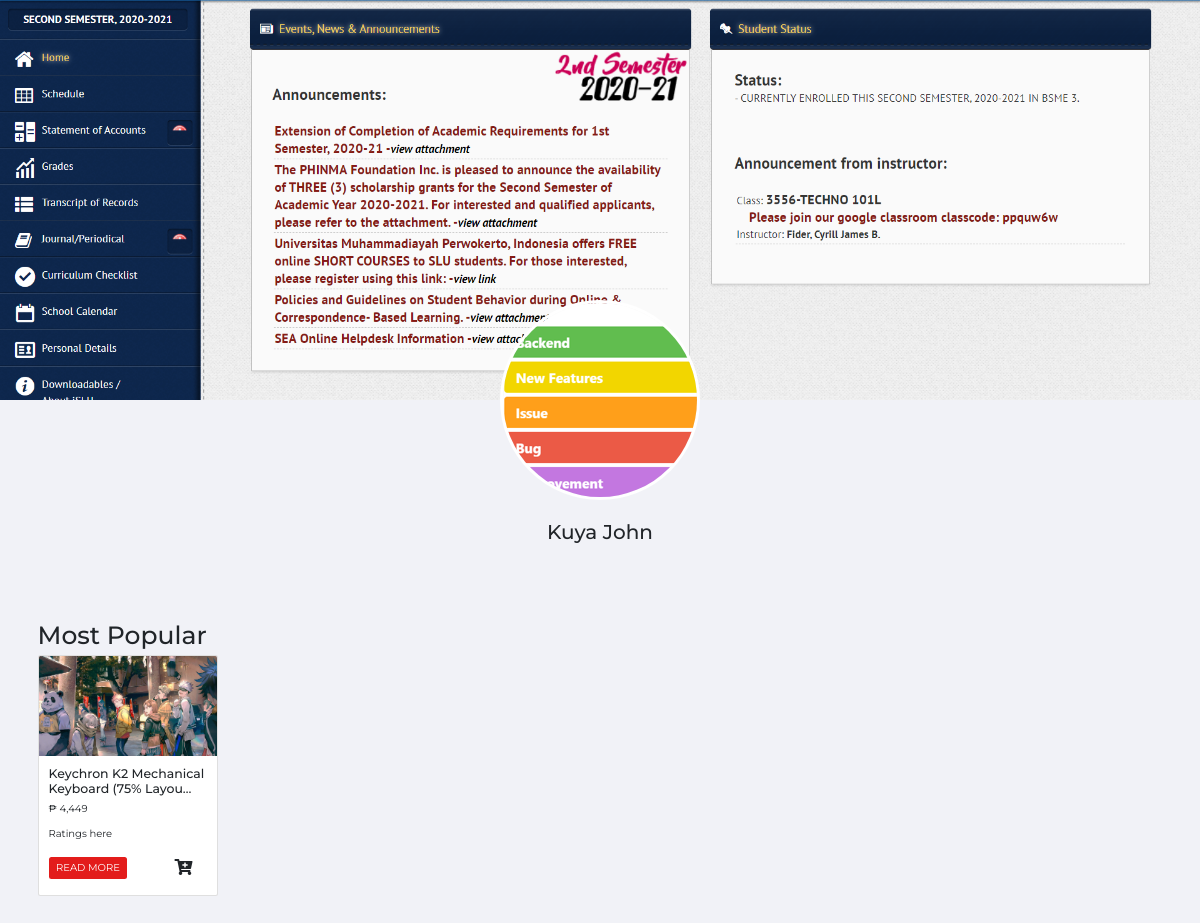
Screenshot of /stores/kuya-john/ with the database file from the repository.
### core/models.py (models this page shows, shortened)
class StoreProfile(models.Model):
    store = models.OneToOneField(Store, on_delete=models.CASCADE)
    store_profile = models.ImageField('Store profile photo', upload_to='store/profile', blank=True)
    store_cover = models.ImageField('Store cover photo', upload_to='store/cover', blank=True)

class Store(models.Model):
    store_help_text = 'Keep in mind you can only own one store at the moment'
    customer = models.OneToOneField(Customer, on_delete=models.CASCADE)
    store_name = models.CharField(max_length=250, help_text=store_help_text)
    location = models.CharField(max_length=500)
    slug = models.SlugField(blank=True, max_length=500)

class ProductCategory(models.Model):
    product = models.ForeignKey(Product, on_delete=models.CASCADE)
    category = models.ManyToManyField(Category)
    def get_absolute_url(self):
        return reverse('core:product-page', args=[self.product.store.slug, self.product.slug])
    class Meta:
        verbose_name_plural = 'Products has Categories'

class Product(models.Model):
    store = models.ForeignKey(Store, on_delete=models.CASCADE)
    name = models.CharField(max_length=250)
    slug = models.SlugField(blank=True, max_length=500)
    price = models.CharField(max_length=250)
    description = models.TextField(max_length=1000)
    create_date = models.DateTimeField()
    thumbnail = models.ImageField(upload_to='uploads')
    weight = models.DecimalField(max_digits=5, decimal_places=2, default=0, help_text='in kg')

### core/views.py (the view)
# urls.py: path('stores/<str:store>/', views.store_page, name='store-page'),
def store_page(request, store):
    obj = Store.objects.get(slug=store)
    store = StoreProfile.objects.get(store=obj)
    products = ProductCategory.objects.filter(product__store=store.store)
    context = {
        'store': store,
        'products': products,
    }
    return render(request, 'core/store.html', context)

### core/templates/core/store.html
{% extends 'core/base.html' %}
{% block content %}
<div class="store-container">
  <div class="store__header">
    <div class="store__cover">
        <img class="store__cover-img" src="{{ store.store_cover.url }}" alt="">
    </div>
    <div class="store__relative">
      <div class="store__profile">
        <div>
          <img class="store__profile-img" src="{{ store.store_profile.url }}" alt="">
        </div>
        <h2 class="store__profile-text text-center">{{ store.store.store_name }}</h2>
      </div>
    </div>
  </div>
  <div class="store__product">
  <div class="store__best">
    <div class="container pb-4">
      {% if products %}
        <h1>Most Popular</h1>
        {% include 'core/product_card.html' %}
      {% else %}
        <div class="store__none">
          This store has not yet posted any products to sell
        </div>
      {% endif %}
    </div>
  </div>
  </div>
</div>
{% endblock %}

### core/templates/core/product_card.html
<div class="row products__row">
  {% for prod in products %}
    <div class="col-xl-3 col-sm-6 col-12 mb-4 card card--custom" style="width: 18rem;">
      <div class="card__img">
        <img class="card-img-top" src="{{ prod.product.thumbnail.url }}" alt="Card image cap">
      </div>
      <div class="card-body card__body--column">
        <div class="card__text">
          <h5 class="card-title">{{ prod.product.name|truncatechars:43 }}</h5>
          <p class="product__price">₱ {{ prod.product.price }}</p>
        </div>
        <div class="card__btn">
        <p>Ratings here</p>
        <a href="{{ prod.get_absolute_url }}" class="btn btn-primary card-read">READ MORE</a>
        <a href="{{ prod.get_absolute_url }}" class="btn card-add"><i class="fas fa-cart-plus"></i></a>
        </div>
      </div>
    </div>
  {% endfor %}
</div>

### core/static/core/css/base.css (style rules this page uses)
:root { --background-color: #f1f2f7; --overlay-color: rgba(22, 29, 32, 0.6); --neutral-color: #fff; --neutral-color-darker: #d8e3e7; --primary-color: #e31c1b; --secondary-color: #bd4020; --tertiary-color: #16d39a; --title-color: #505050; --description-color: #979797; --normal-size: 2rem; --md-size: 3rem; --margin-sm: 0.3rem; --margin-default: 1rem; --border-color: 1px solid black; --border-input: 1px solid var(--tertiary-color); --font-weight-lg: 700; --padding-sm: 0.5rem 2rem; --font-size-sm: 1.2rem; --font-size-md: 1.3rem; --font-size: 1.6rem; --letter-spacing-sm: 0.2rem; --letter-spacing: 0.16rem; }
*, *::before, *::after { box-sizing: border-box; margin: 0; padding: 0; }
html { font-size: 62.5%; }
body { background-color: var(--background-color); font-family: "Montserrat", sans-serif; height: 100vh; }
.btn-primary { background-color: var(--primary-color); border: none; transition: 0.2s ease-in-out; }

### core/static/core/css/style.css (style rules this page uses)
.card__body--column { display: flex; flex-direction: column; justify-content: space-between; }
.card-img-top { background-size: cover; height: 100%; object-fit: cover; }
.card__btn { padding: 0; }
.card-read { margin-right: 3.6rem; }
.card-add { font-size: var(--font-size); }
.card--custom { margin-right: 1.5rem; margin-bottom: 1.5rem; padding: 0; }
.card__img { height: 100px; }
.products__row { padding-left: 0.75rem; }
.fa-cart-plus { margin-right: 0.5rem; }
.store__cover { height: 50vh; }
.store__relative { display: grid; height: 200px; margin-bottom: var(--normal-size); place-items: center; position: relative; width: 100%; }
.store__profile { top: -10rem; position: absolute; }
.store__profile div { border: 0.3rem solid white; border-radius: 50%; height: 200px; margin-bottom: var(--normal-size); overflow: hidden; width: 200px; }
.store__cover-img { height: 100%; object-fit: cover; width: 100%; }

### rows the page displays
StoreProfile: store_cover (picture), store_profile (picture), store.store_name "Kuya John"
ProductCategory: product.thumbnail (picture), product.name "Keychron K2 Mechanical Keyboard (75% Layou…", product.price "4,449"
